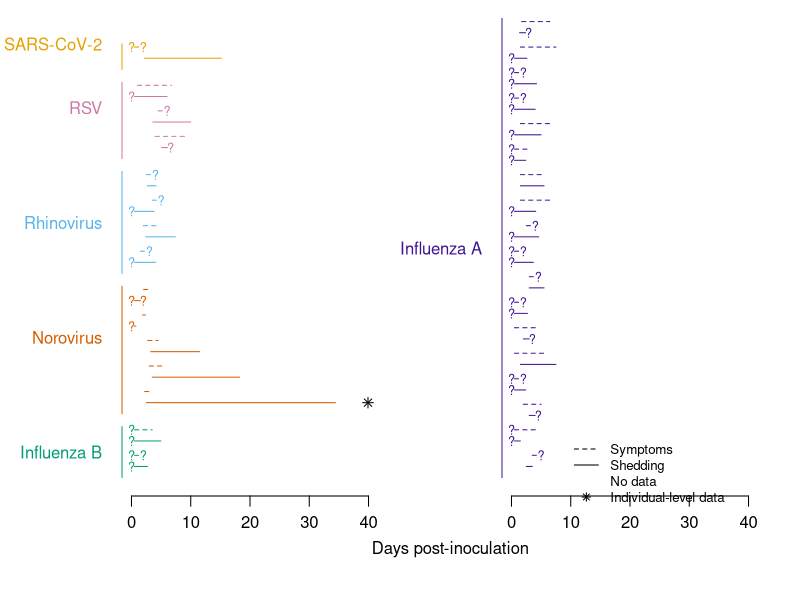

Write the R code that produced this figure.
## ---- chunk 1
knitr::opts_chunk$set(echo = TRUE)
## ---- chunk 2
plot.segment <- function(xstart, xlength, dotted, col, 
                         ypos, isindividual) {
  
  if (dotted) {
    lty <- 2
  } else {
    lty <- 1
  }
  
  if(is.na(xstart)) {
    start <- 0
    text(start, ypos, labels="?", cex=0.75, col=col)
  } else {
    start <- xstart
  }
  
  if(is.na(xlength)) {
    length <- 2
    text(start + length, ypos, labels="?", cex=0.75, col=col)
  } else {
    length <- xlength
  }
  
  if (isindividual) {
    if (!dotted) {
      points(start + length + 5, ypos, pch=8)
    }
  }
  
  segments(start + 0.5, ypos, start + length - 0.5, ypos, lty=lty, 
           col=col)
}

plot.pane <- function(dat, axis.labels) {
  
  plot(0, 0, xlim=c(0, 40), ylim=c(0, nrow(rightpane) * 4), col = "white", 
       xlab= "", ylab='', yaxt='n', mgp=c(0, 0.8, 0), tck=-0.04)
  
  axis.ystart <- 0
  
  for (v in 1:length(unique(dat$virus))) {
    currvirusdat <- dat[dat$virus==unique(dat$virus)[v],]
    numrows <- nrow(currvirusdat)
    currviruscol <- cols.df[cols.df$virus == currvirusdat$virus[1],]$col
    
    for (i in 1:nrow(currvirusdat)) {
      row <- currvirusdat[i,]
    
      plot.segment(xstart=row$shed.onset, 
                   xlength=row$shed.dur, 
                   dotted=FALSE, 
                   col=currviruscol, 
                   ypos=axis.ystart+i*4-2.25,
                   isindividual= row$study=='Atmar2008')
      
      plot.segment(xstart=row$symptom.onset, 
                   xlength=row$symptom.dur, 
                   dotted=TRUE, 
                   col=currviruscol, 
                   ypos=axis.ystart+i*4 - 0.5,
                   isindividual= row$study=='Atmar2008')
    }
    
      axis.yend <- axis.ystart + numrows * 4

      axis(2, at=seq(axis.ystart, axis.yend, by=4), col=currviruscol, lwd.ticks=0, 
           labels=axis.labels[[v]], las=2, col.axis=currviruscol)
      axis.ystart <- axis.yend + 2
  }
}

data <- read.csv('ViralCHIStudies.csv')

data <- data[order(data$virus),]

leftpane <- data[data$virus != 'Influenza A',]
rightpane <- data[data$virus == "Influenza A",]
cols.df <- data.frame(virus = unique(data$virus), 
                      col = c("#401594",
                              "#009E73", 
                              "#D55E00",
                              "#56B4E9",
                              "#CC79A7",
                              "#E69F00"))

labels.left <- list(c("", "Influenza B", ""), 
            c("", "", "", "Norovirus", "", ""),
            c("", "", "Rhinovirus", "", ""),
            c("", "", "RSV", ""),
            c("", "SARS-CoV-2"))

labels.right <- list(c("", "", "", "", "", "", "", "", "",
                  "Influenza A", "", "", "", "", "", "", "", "", ""))

{
  tiff(filename="Complete Shedding Vs. Symptom.tiff", 
           height=7.5, width=6.5, units="in", res=500)

  par(bty='n', mfrow=c(1, 2), oma=c(0.1, 2, 0,0), mai=c(1.02, 0.82, 0, 0.42), xpd=TRUE)
  
  plot.pane(leftpane, labels.left)
  mtext('Days post-inoculation', side=1, line=-3, outer=TRUE,
        adj=0.55)
  plot.pane(rightpane, labels.right)
  legend(10, 7, legend=c("Symptoms", "Shedding", "No data", 
                          "Individual-level data"), 
         lty=c(2, 1, NA, NA), 
         pch=c(NA, NA, NA, 8), bty='n', cex=0.8)
  
  dev.off()
}
